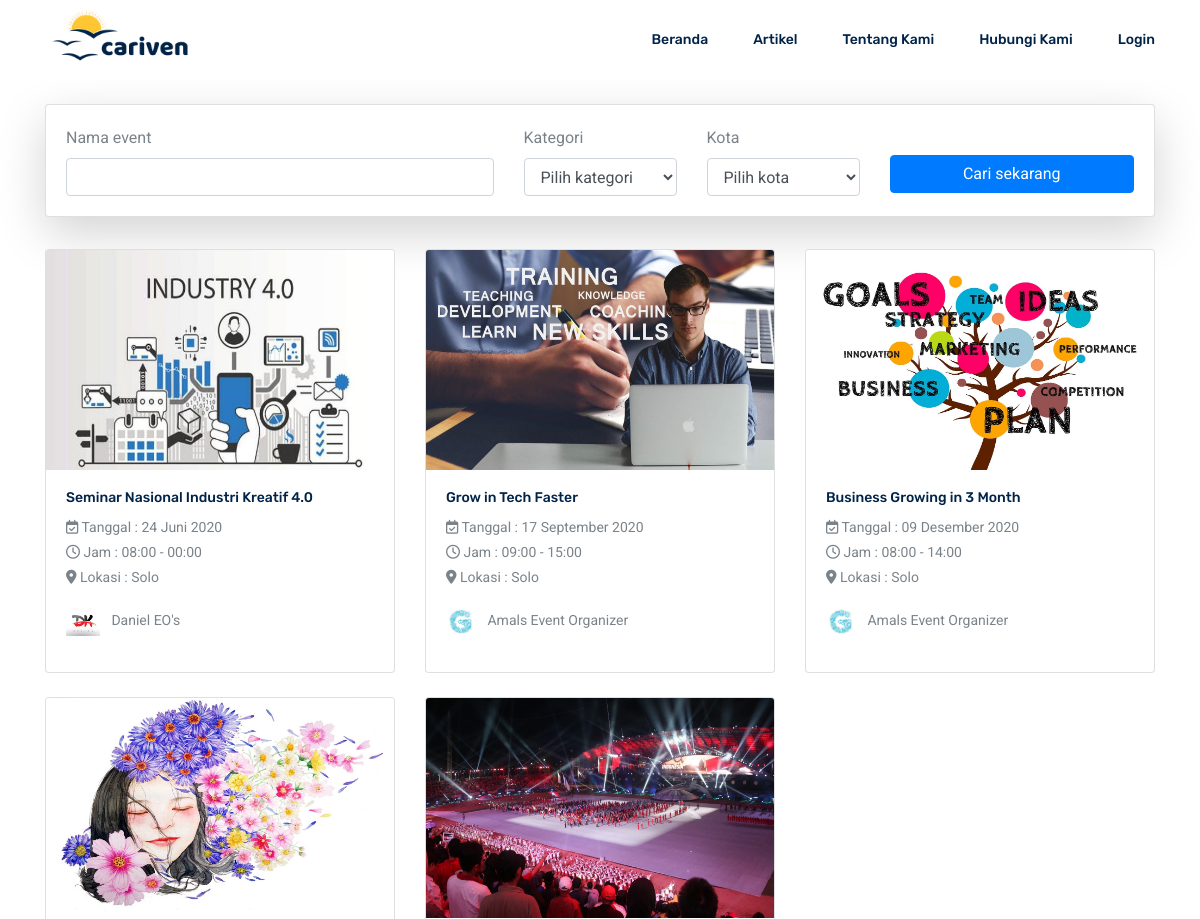
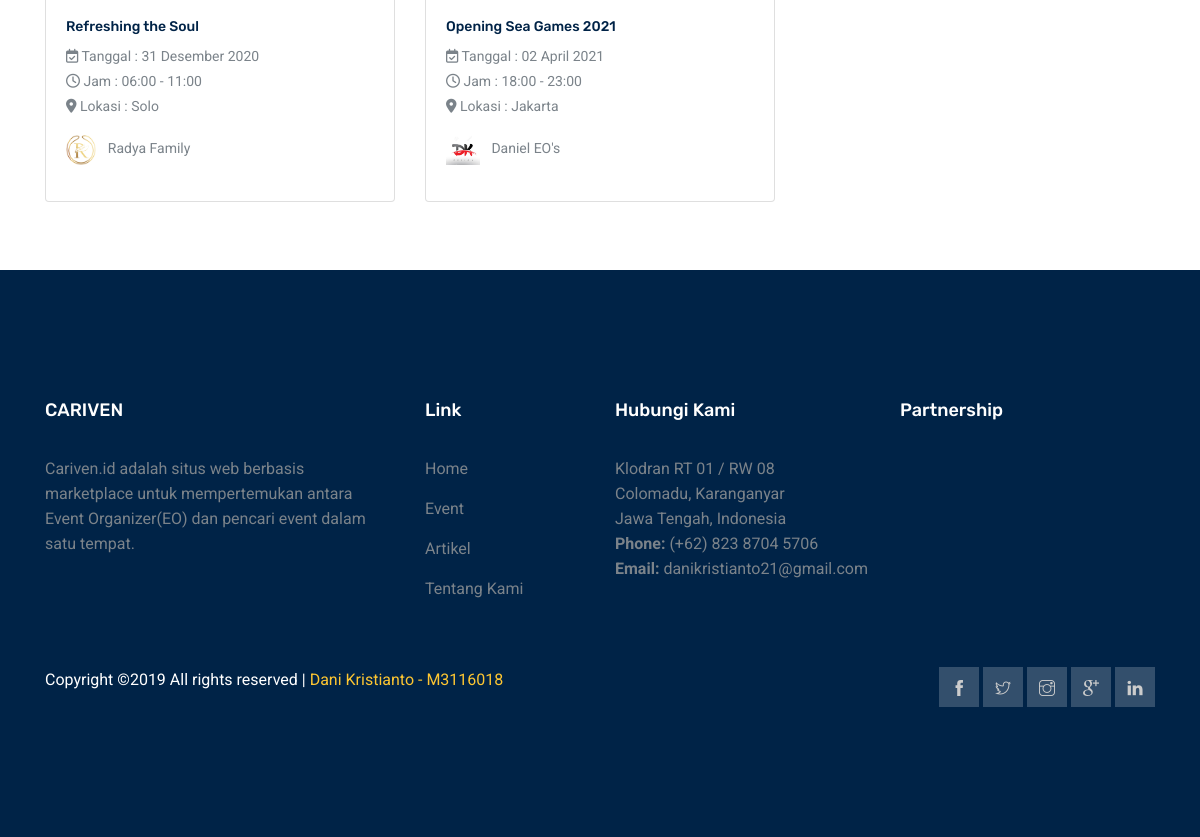
/index.php/main/search_event, run on the app's committed database (2 pictures, top to bottom).
### tables this page shows
CREATE TABLE `events` (
  `id` int(11) NOT NULL,
  `publisher` int(11) NOT NULL,
  `category` int(11) NOT NULL,
  `title` varchar(100) NOT NULL,
  `slug` varchar(100) NOT NULL,
  `description` text NOT NULL,
  `start_time` datetime NOT NULL,
  `end_time` datetime NOT NULL,
  `location` text NOT NULL,
  `city` int(11) NOT NULL,
  `type` tinyint(1) NOT NULL DEFAULT 0,
  `certificate` tinyint(1) NOT NULL DEFAULT 0,
  `background_certificate` varchar(30) DEFAULT 'certif-bg-default.png',
  `image` varchar(30) DEFAULT 'default-event.png',
  `status` set('draft','submitted','approved','rejected') NOT NULL DEFAULT 'draft',
  `status_description` text DEFAULT NULL,
  `total_income` int(11) DEFAULT NULL,
  `submitted_time` datetime DEFAULT NULL,
  `validated_time` datetime DEFAULT NULL,
  `validated_by` int(11) DEFAULT NULL,
  `created_at` timestamp NOT NULL DEFAULT current_timestamp(),
  `updated_at` timestamp NOT NULL DEFAULT current_timestamp() ON UPDATE current_timestamp()
);

CREATE TABLE `cities` (
  `id` int(11) NOT NULL,
  `name` varchar(50) NOT NULL
);

CREATE TABLE `publishers` (
  `id` int(11) NOT NULL,
  `name` varchar(50) NOT NULL,
  `business_number` varchar(13) NOT NULL,
  `business_email` varchar(50) NOT NULL,
  `short_bio` varchar(50) NOT NULL,
  `location` varchar(160) NOT NULL,
  `image` varchar(100) NOT NULL,
  `tdup` varchar(50) NOT NULL,
  `status` set('submitted','approved','rejected','') DEFAULT NULL,
  `status_description` varchar(100) DEFAULT NULL,
  `created_at` timestamp NOT NULL DEFAULT current_timestamp(),
  `updated_at` timestamp NOT NULL DEFAULT current_timestamp() ON UPDATE current_timestamp()
);

### application/controllers/Main.php (called while the page is built, shortened)
<?php
class Main extends CI_Controller {
    function __construct()
    {
        $models = array(
            'Visitor_model' => 'mVisitor',
            'Event_model'   => 'mEvent',
            'Booking_model' => 'mBooking',
            'Users_model'   => 'mUser',
            'Master_model'   => 'mMaster',
            'Publisher/Ticket_model'     => 'mTiket',
            'Publisher/Publishers_model' => 'mPub',
        );
        $this->load->model($models);
    }
    function search_event()
    {
        $keyword  = $this->input->get('keyword');
        $category = $this->input->get('kategori');
        $city     = $this->input->get('kota');
        $event    = $this->mEvent->cariEvent($keyword,$category,$city);
        $kategori = $this->mMaster->getCategory();
        $kota     = $this->mMaster->getCity();
        $data = array(
            'event_data'    => $event,
            'kategori_data' => $kategori,
            'kota_data'     => $kota,
        );
        $this->load->view('event/v_search_event',$data);
    }
}

### index.php (called while the page is built, shortened)
<?php
require_once BASEPATH.'core/CodeIgniter.php';

### application/models/Event_model.php (called while the page is built, shortened)
<?php
class Event_model extends CI_Model
{
    function cariEvent($keyword = null, $kategori = null, $kota = null)
    {
        $this->db->select('e.id, e.title, e.image as event_image, e.slug, e.start_time, e.end_time,
                           e.type, e.city, e.status, e.location, p.name as publisher_name, p.image,
                           ec.name as category_name, c.name as city_name')
                 ->from('events e')
                 ->join('publishers p','e.publisher = p.id')
                 ->join('event_category ec','e.category = ec.id')
                 ->join('cities c','e.city = c.id')
                 ->like('e.title',$keyword)
                 ->like('e.category',$kategori)
                 ->like('e.city',$kota)
                 ->where('e.status','approved')
                 ->where('e.start_time >', date('Y-m-d'))
                 ->order_by('e.start_time', 'ASC');
        return $this->db->get()->result();
    }
}

### application/helpers/tgl_indo_helper.php (called while the page is built, shortened)
<?php  if ( ! defined('BASEPATH')) exit('No direct script access allowed');
    if ( ! function_exists('tgl_indo'))
    {
        function date_indo($tgl)
        {
            $ubah = gmdate($tgl, time()+60*60*8);
            $pecah = explode("-",$ubah);
            $tanggal = $pecah[2];
            $bulan = bulan($pecah[1]);
            $tahun = $pecah[0];
            return $tanggal.' '.$bulan.' '.$tahun;
        }
    }
    if ( ! function_exists('bulan'))
    {
        function bulan($bln)
        {
            switch ($bln)
            {
                case 4:
                    return "April";
                    break;
                case 6:
                    return "Juni";
                    break;
                case 9:
                    return "September";
                    break;
                case 12:
                    return "Desember";
                    break;
            }
        }
    }

### application/views/event/v_search_event.php (the view, shortened to what this page needs)
<?php
	$this->load->view('_partials/header');
?>
<link rel="stylesheet" href="https://cdn.jsdelivr.net/npm/bootstrap-select@1.13.9/dist/css/bootstrap-select.min.css">
<?php
	$this->load->view('_partials/navbar');
?>
<div class="popular_courses"></div>
<main id="main">
    <div class="container">
        <div class="row">
            <div class="col-lg-12">
                <form action="<?= site_url('Main/search_event') ?>" method="get">
                    <div class="card shadow-lg my-1" id="form-cari">
                        <div class="card-body">
                            <div class="row">
                                <div class="col-6 col-md-7 col-lg-5">
                                    <label for="nama event">Nama event</label>
                                    <input type="text" name="keyword" id="keyword" class="form-control" value="<?=  $_GET['keyword'] ; ?>">
                                    </div>
                                    <div class="col-6 col-md-2 col-lg-2">
                                        <label for="kategori">Kategori</label>
                                        <select name="kategori" class="form-control" id="kategori">
                                            <option value="">Pilih kategori</option>
                                        </select>
                                </div>
                                <div class="col-6 col-md-2 col-lg-2">
                                    <label for="kota">Kota</label>
                                    <select name="kota" id="kota" class="selectpicker form-control" data-live-search="true" data-size="6">
                                        <option value="">Pilih kota</option>
                                    </select>
                                </div>
                                <div class="col-6 col-md-6 col-lg-3">
                                    <button class="btn btn-primary btn-block" style="margin-top:30px">Cari sekarang</button>
                                </div>
                            </div>
                        </div>
                    </div>
                </form>
            </div>
        </div>
    </div>
    <section id="portfolio" style="margin-top: 2%">
      <div class="container">
        <div class="row wow fadeInUp">
            <?php
            if ($event_data != NULL) {
                foreach ($event_data as $row) {
                    $startDate = date('Y-m-d',strtotime($row->start_time));
                    $startTime = date('H:i',strtotime($row->start_time));
                    $endTime   = date('H:i',strtotime($row->end_time));
                    ?>
                    <div class="col-md-4 col-xs-6 my-1">
                        <a href="<?= site_url('event/v/'.$row->slug) ?>" style="text-decoration: none; color: inherit">
                            <div class="card mb-3">
                                <img src="<?= base_url('assets/images/images-event/'.$row->event_image) ?>" class="card-img-top" alt="..." height="220px">
                                <div class="card-body">
                                    <h6><?= $row->title ?></h6>
                                    <span class="card-text">
                                    <div class="row">
                                        <div class="col-12" style="font-size:14px">
                                            <i class="fa fa-calendar-check-o"></i> Tanggal :  <?= date_indo($startDate) ?> <br>
                                            <i class="fa fa-clock-o"></i> Jam : <?= $startTime . ' - '. $endTime ?> <br>
                                            <i class="fa fa-map-marker"></i> Lokasi : <?= $row->city_name ?>
                                            <p class="mt-3">
                                            <img src="<?= base_url('assets/images/images-publisher/'.$row->image) ?>" style="height:30px !important" />
                                            <span class="d-inline-block ml-2"><?= $row->publisher_name ?></span>
                                            </p>
                                        </div>
                                    </div>
                                    </span>
                                </div>
                            </div>
                        </a>
                    </div>
                <?php }
            } ?>
        </div>
      </div>
    </section>
</main>
<?php
	$this->load->view('_partials/footer');
?>
<?php
	$this->load->view('_partials/js');
?>
<?php
	$this->load->view('_partials/endfile');
?>

### application/views/_partials/header.php (shortened to what this page needs)
<!DOCTYPE html>
<html lang="en">
  <head>
    <link rel="stylesheet" href="<?= base_url('assets/edustage/css/bootstrap.css')?>" />
    <link rel="stylesheet" href="<?= base_url('assets/edustage/css/flaticon.css')?>" />
    <link rel="stylesheet" href="<?= base_url('assets/edustage/css/themify-icons.css')?>" />
    <link rel="stylesheet" href="<?= base_url('assets/edustage/vendors/owl-carousel/owl.carousel.min.css')?>" />
    <link rel="stylesheet" href="<?= base_url('assets/edustage/css/style.css')?>"/>

### application/views/_partials/navbar.php (shortened to what this page needs)
<header class="header_area">
	<div class="main_menu">
		<nav class="navbar navbar-expand-lg navbar-light">
			<div class="container">
				<a href="<?= base_url() ?>">
					<img src="<?= base_url('assets/images/images-site/logo.png') ?>" height="100" width="150px" class="img-fluid">
				</a>
				<div class="collapse navbar-collapse offset" id="navbarSupportedContent">
					<ul class="nav navbar-nav menu_nav ml-auto">
						<li class="nav-item">
							<a class="nav-link" href="<?= base_url() ?>">Beranda</a>
						</li>
						<li class="nav-item">
							<a class="nav-link" href="<?= site_url('artikel') ?>">Artikel</a>
						</li>
						<li class="nav-item">
							<a class="nav-link" href="<?= site_url('tentang-kami') ?>">Tentang Kami</a>
						</li>
						<li class="nav-item">
							<a class="nav-link" href="<?= site_url('hubungi-kami') ?>">Hubungi Kami</a>
						</li>
						<?php if ($this->session->userdata('email') == NULL): ?>
              <li class="nav-item">
                <a class="nav-link" href="<?= site_url('login') ?>">Login</a>
              </li>
						<?php endif ?>
					</ul>
				</div>
			</div>
		</nav>
	</div>
</header>

### application/views/_partials/footer.php
<footer class="footer-area section_gap">
     <div class="container">
       <div class="row">
         <div class="col-lg-4 col-md-6 single-footer-widget">
           <h4>CARIVEN</h4>
           <p>
             Cariven.id adalah situs web berbasis marketplace untuk mempertemukan
             antara Event Organizer(EO) dan pencari event dalam satu tempat.
           </p>
         </div>
         <div class="col-lg-2 col-md-6 single-footer-widget">
           <h4>Link</h4>
           <ul>
             <li><a href="<?= base_url() ?>">Home</a></li>
             <li><a href="<?= site_url('event') ?>">Event</a></li>
             <li><a href="<?= site_url('artikel') ?>">Artikel</a></li>
             <li><a href="<?= site_url('tentang-kami') ?>">Tentang Kami</a></li>
           </ul>
         </div>
         <div class="col-lg-3 col-md-6 single-footer-widget">
           <h4>Hubungi Kami</h4>
           <p>
             Klodran RT 01 / RW 08 <br>
             Colomadu, Karanganyar<br>
             Jawa Tengah, Indonesia <br>
             <strong>Phone:</strong> (+62) 823 8704 5706<br>
             <strong>Email:</strong> danikristianto21@gmail.com<br>
           </p>
         </div>
         <div class="col-lg-3 col-md-6 single-footer-widget">
           <h4>Partnership</h4>
         </div>
       </div>
       <div class="row footer-bottom d-flex justify-content-between">
         <p class="col-lg-8 col-sm-12 footer-text m-0 text-white">
           Copyright &copy;2019 All rights reserved | <a>Dani Kristianto - M3116018</a>
         </p>
         <div class="col-lg-4 col-sm-12 footer-social">
           <a href="https://web.facebook.com/danikristiantto" target="_blank"><i class="ti-facebook"></i></a>
           <a href="https://twitter.com/dxkrst" target="_blank"><i class="ti-twitter"></i></a>
           <a href="https://www.instagram.com/_danikristianto/" target="_blank"><i class="ti-instagram"></i></a>
           <a href="https://mail.google.com/mail/?view=cm&fs=1&to=danikristianto21@gmail.com" target="_blank"><i class="ti-google"></i></a>
           <a href="https://www.linkedin.com/in/dani-kristianto-742251151/" target="_blank"><i class="ti-linkedin"></i></a>
         </div>
       </div>
     </div>
   </footer>

### application/views/_partials/endfile.php
    </body>
</html>

### application/views/event/v_search_event.php (style rules this page uses)
#portfolio { min-height: 90vh; }

### data on the page
events: image (picture), title "Seminar Nasional Industri Kreatif 4.0", start_time "24 Juni 2020", start_time "08:00", end_time "00:00", cities.name "Solo", publishers.image (picture), publishers.name "Daniel EO's"
events: image (picture), title "Grow in Tech Faster", start_time "17 September 2020", start_time "09:00", end_time "15:00", cities.name "Solo", publishers.image (picture), publishers.name "Amals Event Organizer"
events: image (picture), title "Business Growing in 3 Month", start_time "09 Desember 2020", start_time "08:00", end_time "14:00", cities.name "Solo", publishers.image (picture), publishers.name "Amals Event Organizer"
events: image (picture), title "Refreshing the Soul", start_time "31 Desember 2020", start_time "06:00", end_time "11:00", cities.name "Solo", publishers.image (picture), publishers.name "Radya Family"
events: image (picture), title "Opening Sea Games 2021", start_time "02 April 2021", start_time "18:00", end_time "23:00", cities.name "Jakarta", publishers.image (picture), publishers.name "Daniel EO's"
